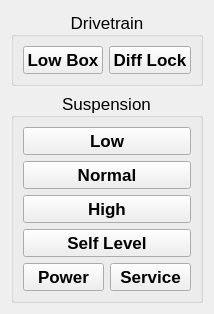
           <widget class="QFrame" name="frame">
            <property name="sizePolicy">
             <sizepolicy hsizetype="Expanding" vsizetype="Expanding">
              <horstretch>1</horstretch>
              <verstretch>1</verstretch>
             </sizepolicy>
            </property>
            <property name="font">
             <font>
              <family>Segoe UI</family>
              <pointsize>13</pointsize>
             </font>
            </property>
            <layout class="QVBoxLayout" name="verticalLayout_2">
             <item>
              <widget class="QGroupBox" name="drivetrain">
               <property name="sizePolicy">
                <sizepolicy hsizetype="Expanding" vsizetype="Expanding">
                 <horstretch>1</horstretch>
                 <verstretch>1</verstretch>
                </sizepolicy>
               </property>
               <property name="font">
                <font>
                 <family>Segoe UI</family>
                 <pointsize>13</pointsize>
                </font>
               </property>
               <property name="title">
                <string>Drivetrain</string>
               </property>
               <property name="alignment">
                <set>Qt::AlignCenter</set>
               </property>
               <layout class="QHBoxLayout" name="horizontalLayout_3">
                <item>
                 <widget class="QPushButton" name="lowBox">
                  <property name="sizePolicy">
                   <sizepolicy hsizetype="Expanding" vsizetype="Expanding">
                    <horstretch>1</horstretch>
                    <verstretch>1</verstretch>
                   </sizepolicy>
                  </property>
                  <property name="font">
                   <font>
                    <family>Segoe UI</family>
                    <pointsize>13</pointsize>
                    <bold>true</bold>
                   </font>
                  </property>
                  <property name="text">
                   <string>Low Box</string>
                  </property>
                 </widget>
                </item>
                <item>
                 <widget class="QPushButton" name="diffLock">
                  <property name="sizePolicy">
                   <sizepolicy hsizetype="Expanding" vsizetype="Expanding">
                    <horstretch>1</horstretch>
                    <verstretch>1</verstretch>
                   </sizepolicy>
                  </property>
                  <property name="font">
                   <font>
                    <family>Segoe UI</family>
                    <pointsize>13</pointsize>
                    <bold>true</bold>
                   </font>
                  </property>
                  <property name="text">
                   <string>Diff Lock</string>
                  </property>
                 </widget>
                </item>
               </layout>
              </widget>
             </item>
             <item>
              <widget class="QGroupBox" name="suspension">
               <property name="sizePolicy">
                <sizepolicy hsizetype="Expanding" vsizetype="Expanding">
                 <horstretch>1</horstretch>
                 <verstretch>2</verstretch>
                </sizepolicy>
               </property>
               <property name="font">
                <font>
                 <family>Segoe UI</family>
                 <pointsize>13</pointsize>
                </font>
               </property>
               <property name="title">
                <string>Suspension</string>
               </property>
               <property name="alignment">
                <set>Qt::AlignCenter</set>
               </property>
               <layout class="QGridLayout" name="gridLayout_6">
                <item row="5" column="1">
                 <widget class="QPushButton" name="suspensionService">
                  <property name="font">
                   <font>
                    <family>Segoe UI</family>
                    <pointsize>13</pointsize>
                    <bold>true</bold>
                   </font>
                  </property>
                  <property name="text">
                   <string>Service</string>
                  </property>
                 </widget>
                </item>
                <item row="3" column="0" colspan="2">
                 <widget class="QPushButton" name="suspensionLevel">
                  <property name="sizePolicy">
                   <sizepolicy hsizetype="Expanding" vsizetype="Expanding">
                    <horstretch>1</horstretch>
                    <verstretch>1</verstretch>
                   </sizepolicy>
                  </property>
                  <property name="font">
                   <font>
                    <family>Segoe UI</family>
                    <pointsize>13</pointsize>
                    <bold>true</bold>
                   </font>
                  </property>
                  <property name="text">
                   <string>Self Level</string>
                  </property>
                 </widget>
                </item>
                <item row="2" column="0" colspan="2">
                 <widget class="QPushButton" name="suspensionHeigh">
                  <property name="sizePolicy">
                   <sizepolicy hsizetype="Expanding" vsizetype="Expanding">
                    <horstretch>1</horstretch>
                    <verstretch>1</verstretch>
                   </sizepolicy>
                  </property>
                  <property name="font">
                   <font>
                    <family>Segoe UI</family>
                    <pointsize>13</pointsize>
                    <bold>true</bold>
                   </font>
                  </property>
                  <property name="text">
                   <string>High</string>
                  </property>
                 </widget>
                </item>
                <item row="0" column="0" colspan="2">
                 <widget class="QPushButton" name="suspensionLow">
                  <property name="sizePolicy">
                   <sizepolicy hsizetype="Expanding" vsizetype="Expanding">
                    <horstretch>1</horstretch>
                    <verstretch>1</verstretch>
                   </sizepolicy>
                  </property>
                  <property name="font">
                   <font>
                    <family>Segoe UI</family>
                    <pointsize>13</pointsize>
                    <bold>true</bold>
                   </font>
                  </property>
                  <property name="text">
                   <string>Low</string>
                  </property>
                 </widget>
                </item>
                <item row="5" column="0">
                 <widget class="QPushButton" name="suspensionPower">
                  <property name="font">
                   <font>
                    <family>Segoe UI</family>
                    <pointsize>13</pointsize>
                    <bold>true</bold>
                   </font>
                  </property>
                  <property name="text">
                   <string>Power</string>
                  </property>
                 </widget>
                </item>
                <item row="1" column="0" colspan="2">
                 <widget class="QPushButton" name="suspensionNormal">
                  <property name="sizePolicy">
                   <sizepolicy hsizetype="Expanding" vsizetype="Expanding">
                    <horstretch>1</horstretch>
                    <verstretch>1</verstretch>
                   </sizepolicy>
                  </property>
                  <property name="font">
                   <font>
                    <family>Segoe UI</family>
                    <pointsize>13</pointsize>
                    <bold>true</bold>
                   </font>
                  </property>
                  <property name="text">
                   <string>Normal</string>
                  </property>
                 </widget>
                </item>
               </layout>
              </widget>
             </item>
            </layout>
           </widget>
